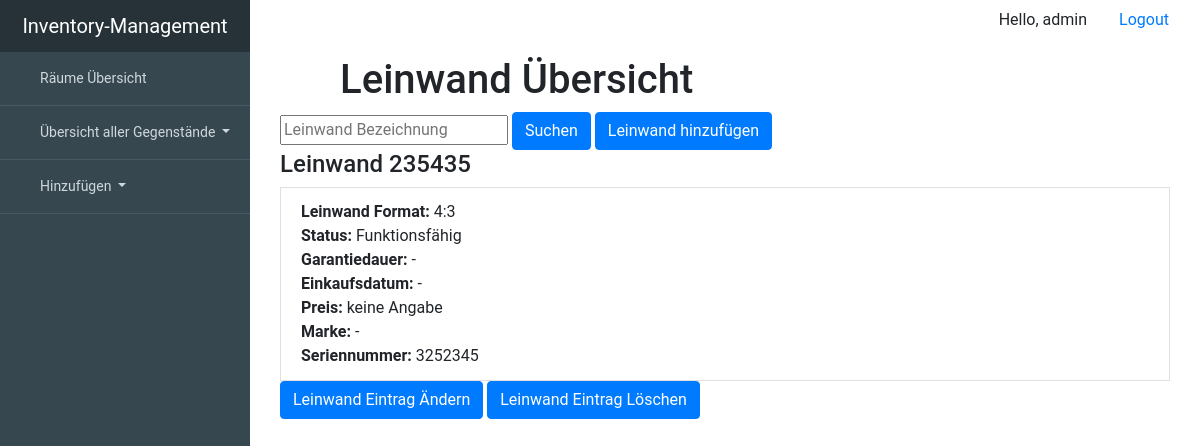
Screenshot of /canvas/all (signed in) with the database file from the repository.
### inventory_managementsentials/models.py (models this page shows, shortened)
class Device(models.Model):
    room = models.ForeignKey('Room', null=True, blank=True, on_delete=models.SET_NULL)
    description = models.CharField(max_length=99, unique=True, primary_key=True)
    working = 'working'
    broken = 'broken'
    status_choice = [(working, "working"), (broken, "broken")]
    status = models.CharField(choices=status_choice, max_length=7, blank=True, null=True)
    serialnumber = models.CharField(max_length=99, blank=True, null=True)
    warranty_period = models.IntegerField(blank=True, null=True)
    date_of_purchase = models.DateTimeField(blank=True, null=True)
    price = models.IntegerField(blank=True, null=True)
    brand = models.ForeignKey(Brand, on_delete=models.SET_NULL, blank=True, null=True)
    class Meta:
        abstract = True

class Canvas(Device):
    format11 = '1:1'
    format43 = '4:3'
    format169 = '16:9'
    format1610 = '16:10'
    format219 = '21:9'
    canvas_format_choice = [(format11, '1:1'), (format43, '4:3'), (format169, '16:9'), (format1610, '16:10'),
                            (format219, '21:9')]
    canvas_format = models.CharField(choices=canvas_format_choice, max_length=5, blank=True, null=True)
    class Meta:
        verbose_name = "Canvas"
        verbose_name_plural = "Canvas"

### inventory_managementsentials/views.py (the view)
# urls.py: url(r'^canvas/all$', views.CanvasView.as_view(), name='CanvasView'),
class CanvasView(LoginRequiredMixin, generic.ListView):
    login_url = 'inventory_managementsentials:login'
    template_name = 'inventory_managementsentials/all/all_canvas.html'
    context_object_name = 'canvas_list'
    def get_queryset(self):
        filter_description = self.request.GET.get('canvas_description', None)
        if filter_description is not None:
            return Canvas.objects.filter(description__icontains=filter_description)
        else:
            return Canvas.objects.order_by('description')

### inventory_managementsentials/templates/inventory_managementsentials/all/all_canvas.html (shortened to what this page needs)
{% extends "inventory_managementsentials/base.html" %}
{% block content %}
    <div class="container">
        <header>
            <div class="editor-indent" style="margin-left: 20px; padding: 0 0 0 40px; margin-right: 50px">
                <div class="inner">
                    <h1>Leinwand Übersicht </h1>
                </div>
            </div>
        </header>
        <form method="GET" action="/canvas/all">
                <input type="text" name="canvas_description" placeholder="Leinwand Bezeichnung">
                <button type="submit" class="btn btn-primary">Suchen</button>
                <a href='/add/canvas/' class="btn btn-primary">Leinwand hinzufügen</a>
            </form>
        <div class="whatever_else_you_need">
            {% if canvas_list %}
                {% for canvas in canvas_list %}
                    <div class="list-group">
                        <h4 class="list-group-itemlist-group-item-action active">Leinwand {{ canvas.description }}</h4>
                        <a class="list-group-item list-group-item-action"><strong>Leinwand Format:</strong>
                            {{ canvas.canvas_format }}<br>
                            <strong>Status:</strong>
                        {% if canvas.status == 'working' %}
                            Funktionsfähig
                        {% elif canvas.status == 'broken' %}
                            <strong>Defekt</strong>
                        {% else %}
                            -
                        {% endif %}<br>
                            <strong>Garantiedauer:</strong>
                        {% if canvas.warranty_period %}
                            {{ canvas.warranty_period }} Jahre
                        {% else %}
                            -
                        {% endif %}
                        <br>
                            <strong>Einkaufsdatum:</strong> {{ canvas.date_of_purchase|default_if_none:'-' }}<br>
                            <strong>Preis:</strong>
                        {% if canvas.price %}
                            {{ canvas.price}}€
                        {% else %}
                            keine Angabe
                        {% endif %}
                        <br>
                            <strong>Marke:</strong> {{ canvas.brand|default_if_none:'-'}}<br>
                           <strong>Seriennummer: </strong> {{ canvas.serialnumber|default_if_none:'-'}}<br>
                        </a>
                    <div>
                            <a href='/update/canvas/{{ canvas.description }}' class="btn btn-primary">Leinwand Eintrag Ändern</a>
                            <a href='/delete/canvas/{{ canvas.description }}' class="btn btn-primary">Leinwand Eintrag Löschen</a>
                        </div>
                    </div>
                {% endfor %}
        </div>
            {% else %}
                <p>Keine Leinwande vorhanden.</p>
            {% endif %}
    </div>
{% endblock %}

### inventory_managementsentials/templates/inventory_managementsentials/base.html (shortened to what this page needs)
{% load static %}
<!DOCTYPE html>
<html lang="de">
<head>
    <link rel="stylesheet"
          href="https://stackpath.bootstrapcdn.com/bootstrap/4.4.1/css/bootstrap.min.css"
>
</head>
<body>
<div id="viewport">
  <div id="sidebar">
    <header>
      <a href="#">Inventory-Management</a>
    </header>
    <ul class="nav flex-column">
      <li class="nav-item">
        <a class="nav-link" href="{% url 'inventory_managementsentials:RoomView' %}">
           Räume Übersicht
        </a>
      </li>
        <li class="nav-item dropdown">
      <a class="nav-link dropdown-toggle" href="#" id="navbardrop" data-toggle="dropdown">
          Übersicht aller Gegenstände
      </a>
    </li>
        <li class="nav-item dropdown">
      <a class="nav-link dropdown-toggle" href="#" id="navbardrop" data-toggle="dropdown">
          Hinzufügen
      </a>
    </li>
    </ul>
  </div>
      <div class="container">
        <ul class="nav justify-content-end">
            <li class="nav-item">
                <p class="nav-link">Hello, {{ request.user }}</p>
            </li>
          <li class="nav-item">
            <a class="nav-link" href="{% url 'inventory_managementsentials:logout' %}">Logout</a>
          </li>
        </ul>
      </div>
<div id="content">
    <div class="container-fluid">
      {% block content %}
      {% endblock content %}
    </div>
  </div>
</div>
</body>
</html>

### inventory_managementsentials/templates/inventory_managementsentials/base.html (style rules this page uses)
body { overflow-x: hidden; font-family: 'Roboto', sans-serif; font-size: 16px; }
#viewport { padding-left: 250px; -webkit-transition: all 0.5s ease; -moz-transition: all 0.5s ease; -o-transition: all 0.5s ease; transition: all 0.5s ease; }
#content { width: 100%; position: relative; margin-right: 0; }
#sidebar { z-index: 1000; position: fixed; left: 250px; width: 250px; height: 100%; margin-left: -250px; overflow-y: auto; background: #37474F; -webkit-transition: all 0.5s ease; -moz-transition: all 0.5s ease; -o-transition: all 0.5s ease; transition: all 0.5s ease; }
#sidebar header { background-color: #263238; font-size: 20px; line-height: 52px; text-align: center; }
#sidebar header a { color: #fff; display: block; text-decoration: none; }
#sidebar .nav a { background: none; border-bottom: 1px solid #455A64; color: #CFD8DC; font-size: 14px; padding: 16px 24px; }

### rows the page displays
Canvas: description "235435", canvas_format "4:3", status "Funktionsfähig", date_of_purchase "-", shows "keine Angabe", brand "-", serialnumber "3252345"

### other values shown
{{ request.user }} "admin"
